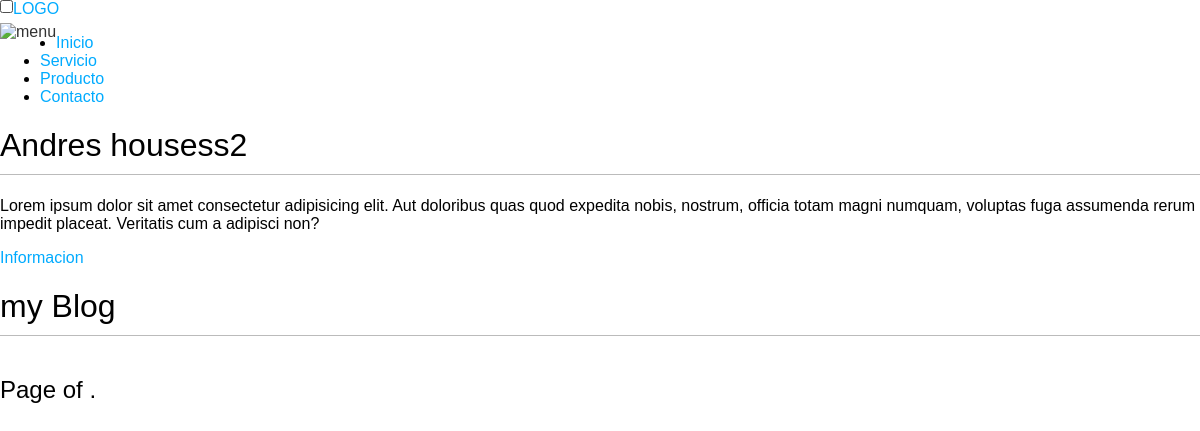
The page /blog/ on the database as committed earlier.
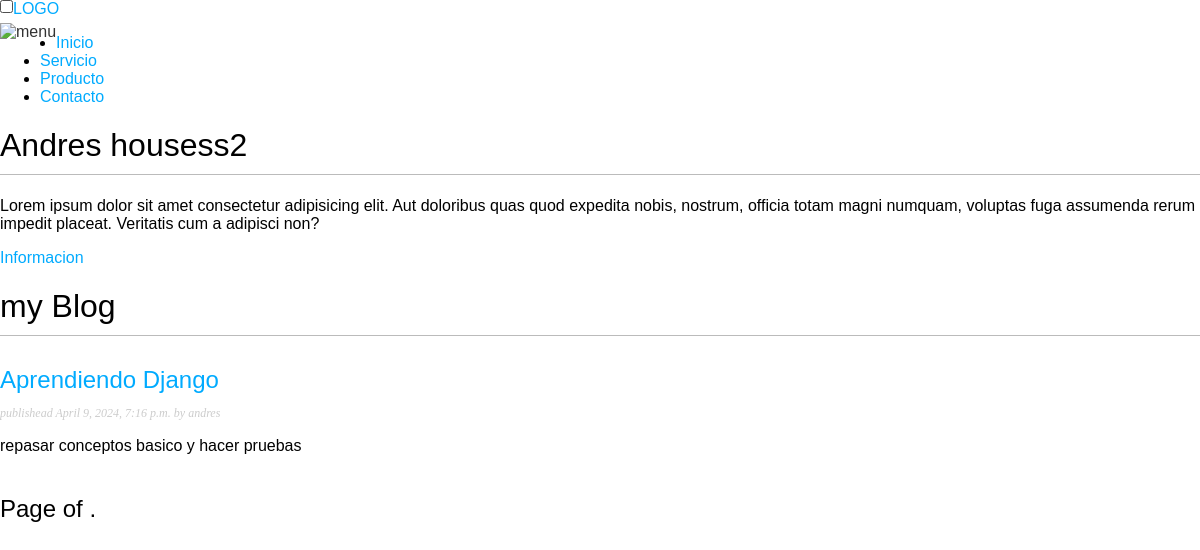
The same page on the database as committed later.
### blog/models.py (models this page shows, shortened)
class Post(models.Model):
    class Status(models.TextChoices):
        DRAFT = "DF", "Draft"
        PUBLISHED = "PB", "Published"
    title = models.CharField(max_length=250)
    slug = models.CharField(max_length=250, unique_for_date="publish")
    author = models.ForeignKey(User, on_delete=models.CASCADE, related_name="blog_post")
    body = models.TextField()
    publish = models.DateTimeField(default=timezone.now)
    created = models.DateTimeField(auto_now_add=True)
    update = models.DateTimeField(auto_now=True)
    status = models.CharField(
        max_length=2, choices=Status.choices, default=Status.DRAFT
    )
    objects = models.Manager()
    published = PublisheadManager()
    class Meta:
        ordering = ["-publish"]
        indexes = [models.Index(fields=["-publish"])]
    def get_absolute_url(self):
        return reverse(
            "blog:post_detail",
            args=[self.publish.year, self.publish.month, self.publish.day, self.slug],
        )

### blog/views.py (the view)
# urls.py: path("", pos_list, name="post_list"),
def pos_list(request):
    post_list = Post.published.all()
    paginator = Paginator(post_list, 3)
    page_number = request.GET.get("page", 1)
    try:
        posts = paginator.page(page_number)
    except PageNotAnInteger:
        posts = paginator.page(1)
    except EmptyPage:
        posts = paginator.page(paginator.num_pages)
    return render(request, "blog/post/list.html", {"posts": posts})

### blog/models.py (called while the page is built)
    def get_queryset(self):
        return super().get_queryset().filter(status=Post.Status.PUBLISHED)

### blog/templates/blog/post/list.html (shortened to what this page needs)
{% extends "blog/base.html" %}
{% block content %}
<h1>my Blog</h1>
{% for post in posts %}
<h2>
  <a href='{{ post.get_absolute_url }}'> {{ post.title }} </a>
</h2>
<p class="date">publishead {{ post.publish }} by {{ post.author }}</p>
{{ post.body | truncatewords:30 | linebreaks }}
{% endfor %}
{% include "pagination.html" with page=posts_obj %}
{% endblock content %}

Rows that differ between the two databases and show on the page:
added Post: title "Aprendiendo Django", publish "April 9, 2024, 7:16 p.m.", author "andres", body "repasar conceptos basico y hacer pruebas"
